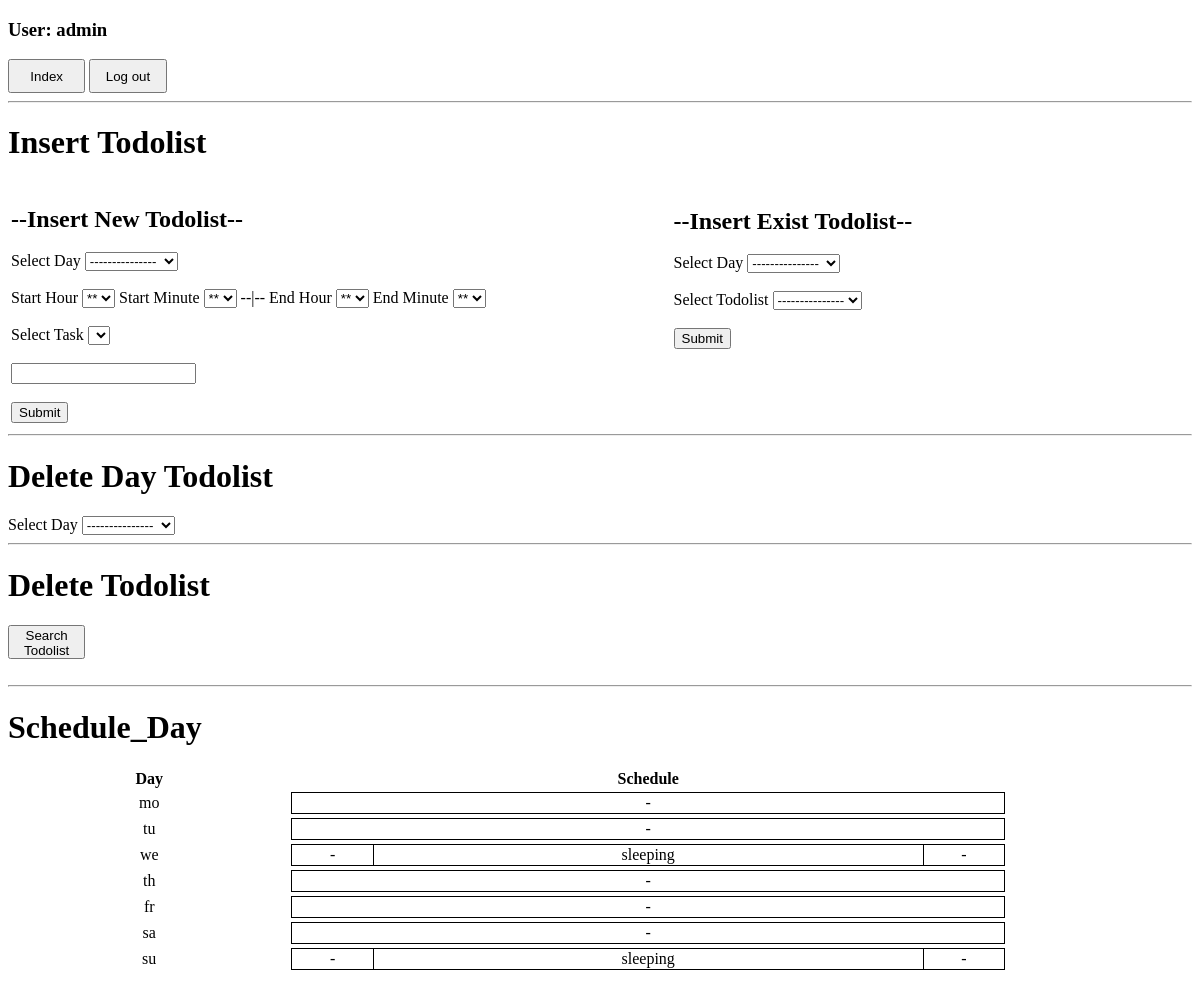
Page /index2 (signed in) on the earlier database version.
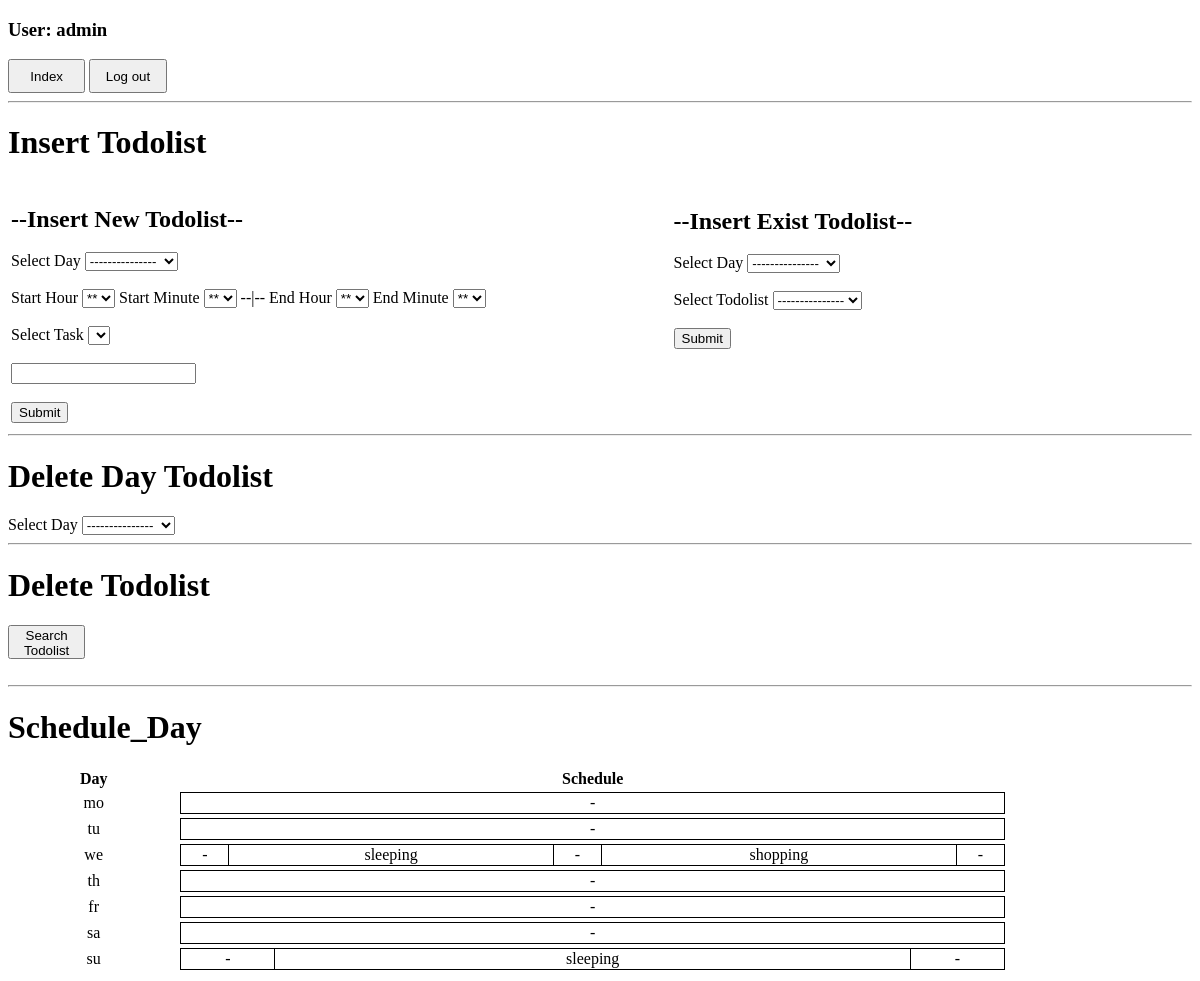
Same page on the later database version.
### schedule/models.py (models this page shows, shortened)
class Todolist(models.Model):
    td_id = models.AutoField(primary_key=True)
    td_thing = models.CharField(max_length=50)
    td_start = models.TimeField()
    td_end = models.TimeField()
    task = models.ForeignKey(Task, on_delete=models.CASCADE, blank=True)
    user = models.ForeignKey(User, on_delete=models.CASCADE)

### schedule/views.py (the view)
# urls.py: path("index2", views.index2, name="index2"),
def index2(request):
    schedule_tables = schedule_table(request)
    return render(request, "schedule/index2.html", {"schedule_data": schedule_tables})

### schedule/templates/schedule/index2.html (shortened to what the changed rows need)
{% load static %}
<!DOCTYPE html>
<html>
{% block body %}
    <h1>Insert Todolist</h1>
        <section name="Insert Todolist">
            <table style="width: 1000px; border: 0px ">
                <tr>
                    <td>
                        <form method="POST" action="{% url 'schedule:insert_schdule' %}" class="contact-form" name="form_insert">
                            <h2>--Insert New Todolist--</h2>
                            <br>
                            <br>
                            <br>
                            <br>
                        </form>
                    </td>
                    <td>
                        <form method="post" action="{% url 'schedule:insert_todolist_schdule' %}" class="contact-form" name="form_insert_todolist_schdule">
                            <section name="day">
                                <h2>--Insert Exist Todolist--</h2>
                                <br>
                                <br>
                                <br>
                                <br>
                                <br>
                                <br>
                                <br>
                                <br>
                                <br>
                            </section>
                        </form>
                    </td>
                </tr>
            </table>
        </section>
    <h1>Delete Day Todolist</h1>
    <h1>Delete Todolist</h1>
    <h1>Schedule_Day</h1>
    <section name="Schedule_Day">
        <table style="width: 1000px; border: 0px ">
            <tr style="text-align: center;">
                <th>Day</th>
                <th>Schedule</th>
            </tr>
            {% for x in schedule_data %}
            <tr >
                <td style="text-align: center;">
                    {{x.1}}
                </td>
                <td>
                    <table style="width:100%; text-align: center; border-collapse: collapse;">
                        <tr>
                            {% for y in x.0 %}
                                <td style="border: 1px solid black;  border-collapse: collapse;">
                                {{y.2}}
                                </td>
                            {% endfor %}
                        </tr>
                    </table>
                </td>
            </tr>
            {% endfor %}
        </table>
    </section>
{% endblock %}
</html>

Differences in the rows shown:
added Todolist: td_thing "shopping"
